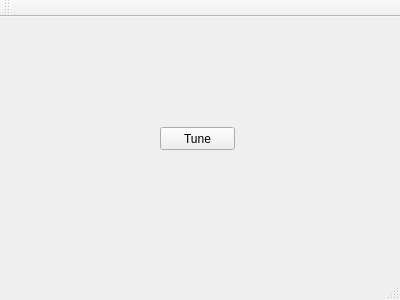
<?xml version="1.0" encoding="UTF-8"?>
<ui version="4.0">
 <class>MainWindow</class>
 <widget class="QMainWindow" name="MainWindow">
  <property name="geometry">
   <rect>
    <x>0</x>
    <y>0</y>
    <width>400</width>
    <height>300</height>
   </rect>
  </property>
  <property name="windowTitle">
   <string>MainWindow</string>
  </property>
  <widget class="QWidget" name="centralWidget">
   <widget class="QPushButton" name="pushButton">
    <property name="geometry">
     <rect>
      <x>160</x>
      <y>110</y>
      <width>75</width>
      <height>23</height>
     </rect>
    </property>
    <property name="text">
     <string>Tune</string>
    </property>
   </widget>
  </widget>
  <widget class="QMenuBar" name="menuBar">
   <property name="geometry">
    <rect>
     <x>0</x>
     <y>0</y>
     <width>400</width>
     <height>21</height>
    </rect>
   </property>
  </widget>
  <widget class="QToolBar" name="mainToolBar">
   <attribute name="toolBarArea">
    <enum>TopToolBarArea</enum>
   </attribute>
   <attribute name="toolBarBreak">
    <bool>false</bool>
   </attribute>
  </widget>
  <widget class="QStatusBar" name="statusBar"/>
 </widget>
 <layoutdefault spacing="6" margin="11"/>
 <resources/>
 <connections/>
</ui>
